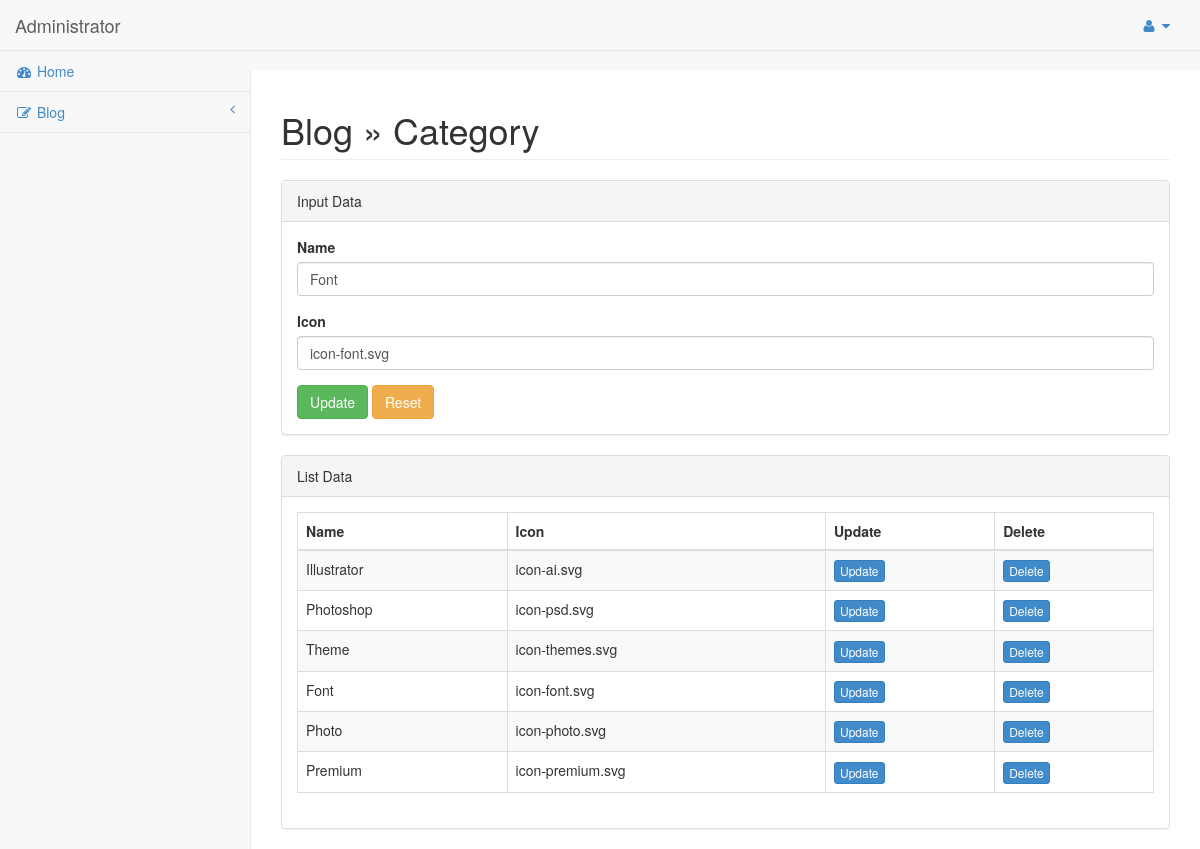
The page /admin/index.php?category-update=3 (signed in) on the database its author committed.
### tables this page shows
CREATE TABLE `category` (
  `id` int(11) NOT NULL,
  `category_name` varchar(255) NOT NULL,
  `icon` varchar(255) NOT NULL
);

### admin/page/blog/category-update.php (the view, shortened to what this page needs)
<?php
$id_category    = $_GET["category-update"];
$edit           = mysqli_query($connect, "SELECT * FROM category WHERE id = '$id_category'");
$row_edit       = mysqli_fetch_array($edit);
$category       = mysqli_query($connect, "SELECT * FROM category ORDER BY id DESC");
?>
<div class="row">
    <div class="col-lg-12">
        <h1 class="page-header">Blog &raquo; Category</h1>
    </div>
</div>
<div class="row">
    <div class="col-lg-12">
        <div class="panel panel-default">
            <div class="panel-heading">
                Input Data
            </div>
            <div class="panel-body">
                <div class="row">
                    <div class="col-lg-12">
                        <form role="form" action="" method="post">
                            <div class="form-group">
                                <label>Name</label>
                                <input class="form-control" type="text" name="name" value="<?php echo $row_edit["category_name"]?>"/>
                            </div>
                            <div class="form-group">
                                <label>Icon</label>
                                <input class="form-control" type="text" name="icon" value="<?php echo $row_edit["icon"]?>"/>
                            </div>
                            <button type="submit" name="update" class="btn btn-success">Update</button>
                            <button type="reset" class="btn btn-warning">Reset</button>
                        </form>
                    </div>
                </div>
            </div>
        </div>
        <div class="panel panel-default">
            <div class="panel-heading">
                List Data
            </div>
            <div class="panel-body">
                <div class="table-responsive">
                    <table class="table table-striped table-bordered table-hover" id="dataTables-example">
                        <thead>
                            <tr>
                                <th>Name</th>
                                <th>Icon</th>
                                <th>Update</th>
                                <th>Delete</th>
                            </tr>
                        </thead>
                        <tbody>
                        <?php if(mysqli_num_rows($category)) { ?>
                            <?php while($row_category = mysqli_fetch_array($category)) { ?>
                            <tr>
                                <td><?php echo $row_category["category_name"] ?></td>
                                <td>
                                <span class="<?php echo $row_category["icon"]?>"></span> <?php echo $row_category["icon"]?>
                                </td>
                                <td class="center"><a href="index.php?category-update=<?php echo $row_category["id"] ?>" class="btn btn-primary btn-xs" type="button">Update</a></td>
                                <td class="center"><a href="index.php?category-delete=<?php echo $row_category["id"] ?>" class="btn btn-primary btn-xs" type="button">Delete</a></td>
                            </tr>
                            <?php } ?>
                        <?php } ?>
                        </tbody>
                    </table>
                </div>
            </div>
        </div>
    </div>
</div>

### admin/css/sb-admin.css (style rules this page uses)
body { background-color: #f8f8f8; padding-top: 100px; }
@media (min-width:768px) { body { padding-top: 50px; } }

### rows shown on the page
category: name "Font", icon "icon-font.svg", category_name "Font"
category: category_name "Illustrator", icon "icon-ai.svg"
category: category_name "Photoshop", icon "icon-psd.svg"
category: category_name "Theme", icon "icon-themes.svg"
category: category_name "Photo", icon "icon-photo.svg"
category: category_name "Premium", icon "icon-premium.svg"
